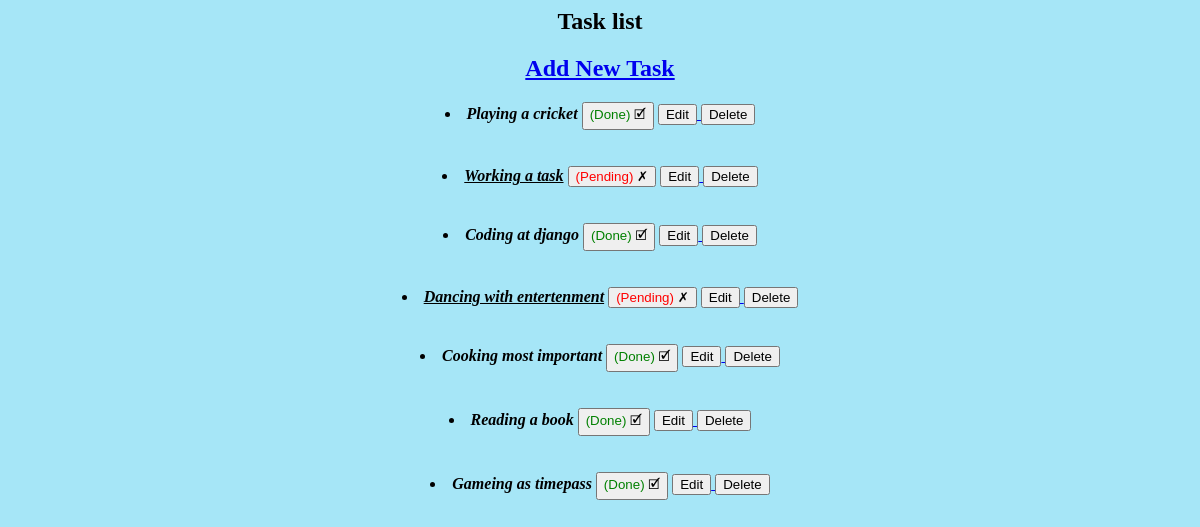
Before: / with the older database file.
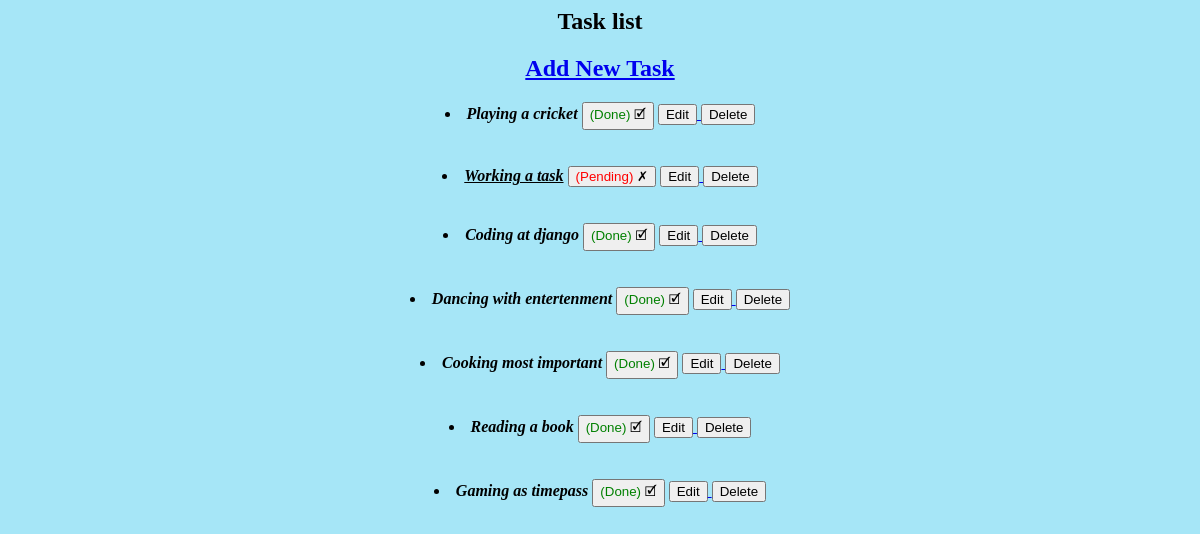
After: the same page with the newer database file.
### tasklist/models.py (models this page shows, shortened)
class Task(models.Model):
    title = models.CharField(max_length=200)
    is_done = models.BooleanField(default=False)
    created_at = models.DateTimeField(auto_now_add=True)

### tasklist/views.py (the view)
# urls.py: path("", listView.as_view(), name="list"),
class listView(ListView):
    model = Task
    template_name = "list.html"
    context_object_name ='tasks'

### tasklist/templates/list.html (shortened to what this page needs)
<html>
    <head>
    </head>
    <center>
    <body style="background-color: #a6e6f7ff;">
          <section>
        <h1> Task list</h1>
        <h2><a href="{% url 'task_create' %}">Add New Task</a></h2>
            {% for task in tasks%}
            <li>
                 {% if task.is_done %}
                         <u> <B><i>{{ task.title }}</i></B></u>
                        {% else %}
                         <B><i>{{ task.title }}</i></B>
                  {% endif %}
               <form action="{% url 'task_done' task.pk %}" method="post" style="display:inline;">
                    <button type="submit">
                        {% if task.is_done %}
                           <span style="color: red;">(Pending)</span>  &#10007;
                        {% else %}
                             <span style="color: green;">(Done)</span>  &#x1F5F9;
                        {% endif %}
                    </button>
                </form>
                <a href="{% url 'task_update' task.pk %}"> <button type="submit"> Edit </button>  </a>
                <a href="{% url 'task_delete' task.pk %}"><button type="submit">Delete</button></a>
            </li><br><br>
            {% empty %}
            <li>No tasks available.</li>
            {% endfor %}
        </section>
      </body>
    </center>
</html>

Changed rows visible on the page:
changed Task "Dancing with entertenment": is_done "(Pending) ✗" → "(Done) 🗹"
changed Task: title "Gameing as timepass" → "Gaming as timepass"
